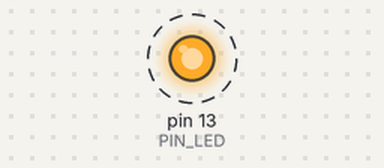
Simulated run of this sketch. Board: Arduino Uno, built with avr-gcc and run on an emulated ATmega328P. Shown: output pins drawn as LEDs (lit = HIGH). Dashed ring = blinking. What the sketch prints to the serial monitor is not drawn.

Above: at 0.5 s.
Timing chart, 0 to 4.6 s (numbered marks = the images above):
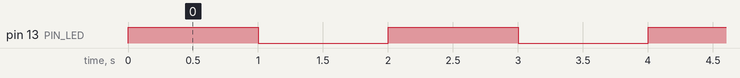

Measured:
- by itself, pin 13 (PIN_LED): alternates HIGH for 1.0 s and LOW for 1.0 s

The sketch:

04_example_3.ino
```cpp
// 20223073 만다흐자야
#define PIN_LED 13
unsigned int count;

void setup() {
  pinMode(PIN_LED, OUTPUT);
  Serial.begin(115200);
  while (!Serial) {
    ;
  }
  Serial.println("Hellow World!");
  count = 0;
}

void loop() {
  Serial.println(++count);
  digitalWrite(PIN_LED, HIGH);
  delay(1000);
  digitalWrite(PIN_LED, LOW);
  delay(1000);
}
```
